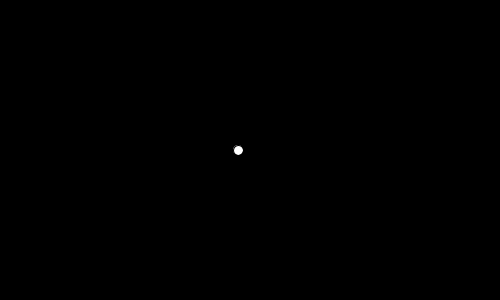
Frame 1 (no input)
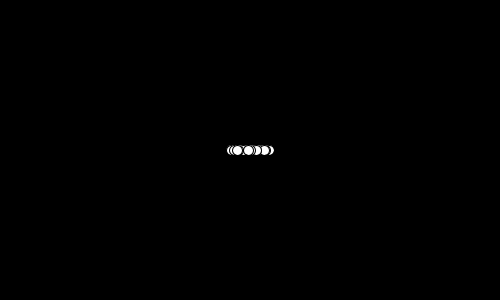
Frame 60 (the mouse pressed at the canvas centre just before this capture)
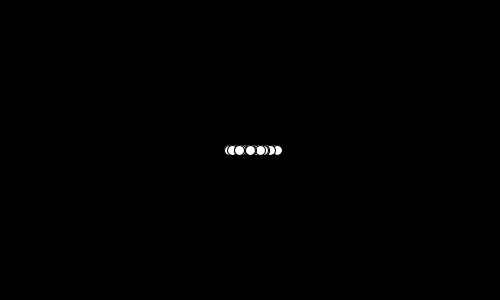
Frame 120 (the mouse held since frame 60 and released just before this capture)

The Processing sketch that drew these frames (run headless with seeded random() and noise(); from frame 60 on, the mouse is pressed at the canvas centre):

// Processing sketch: DistributionGaussienne
// ── DistributionGaussienne.pde
  import java.util.Random; //on importe la librairie Random
  float y; // notre variable pour la position y de l'objet 
  Random generateur; // notre generateur de random gaussien

  void setup(){
    background(0);
    size(500,300);
    generateur = new Random();
    smooth(8); // Pour rendre l'ellipse plus jolie :) 
  }

  void draw(){
    translate(width/2, height/2); // je repositionne le point 0,0 de mon sketch au centre de l'ecran
    y = (float)generateur.nextGaussian() * 10; // on génère un random entre 0 et 10
    ellipse(y, 0, 10, 10); // on dessine l'ellipse
}
